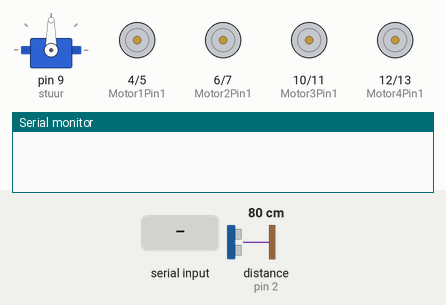
Bench run of a sketch on a simulated Arduino Uno, built with avr-gcc and run on an emulated ATmega328P. On the bench: servo, motor-driver pin pairs drawn as motors (green arrow = first pin HIGH = forward, orange = second pin HIGH = backward, longer = more drive), the last lines printed to the serial monitor. The test bench sets the inputs (shaded band); at power-on: distance to the obstacle (sensor on pin 2) 80 cm. The echo pulse lasts 58.3 µs per cm.

Above: at 1.2 s.
1.3 s: "30,150\n" received over Serial
At 2.5 s:
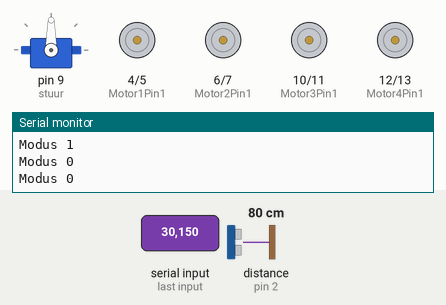
2.9 s: "1\n" received over Serial
At 3.5 s:
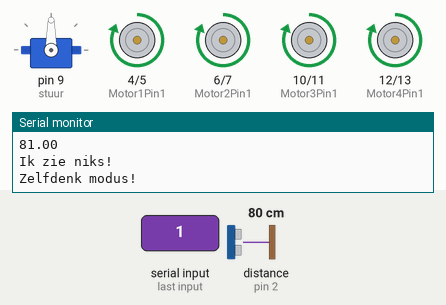
5.9 s: distance to the obstacle (sensor on pin 2) set to 22 cm
7.4 s: distance to the obstacle (sensor on pin 2) set to 17 cm
At 10.0 s:
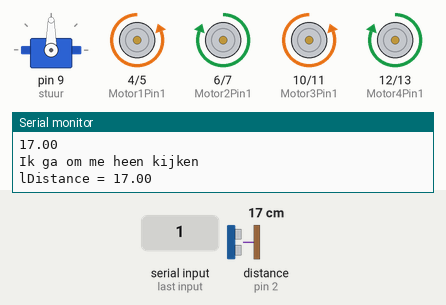
Timing chart, 0 to 11.4 s (numbered marks = the images above; inputs shaded):
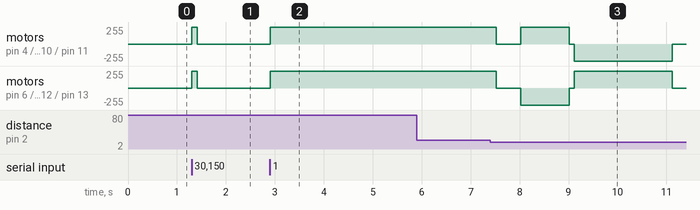

The sketch:

Robot.ino
```cpp
#include <NewPing.h> //Ultrasonic sensor lib
#include <Servo.h> //Servo lib

#define trigPin  3  //sensor triggerpin
#define echoPin  2  //sensor echopin


//motor 1 = rechtsvoor
//motor 2 = linksvoor
//motor 3 = rechtsachter
//motor 4 = linksachter
const int Motor1Pin1 = 4;
const int Motor1Pin2 = 5;
const int Motor2Pin1 = 6;
const int Motor2Pin2 = 7;

const int Motor3Pin1 = 10;
const int Motor3Pin2 = 11;
const int Motor4Pin1 = 12;
const int Motor4Pin2 = 13;
Servo stuur;  //servo object
int maxAfstand = 200; //max te meten afstand
NewPing ogen(trigPin, echoPin, maxAfstand); //sensor object


int stuursnelheid = 3;
float distance;
float fDistance; //afstand voorkant
float lDistance; //afstand links
float rDistance; //afstand rechts

int pos = 90;

int modus;

/////////SETUP/////////
void setup(){
  pinMode(echoPin, INPUT);
  pinMode(trigPin, OUTPUT);
  pinMode(Motor1Pin1, OUTPUT);
  pinMode(Motor1Pin2, OUTPUT);
  pinMode(Motor2Pin1, OUTPUT);
  pinMode(Motor2Pin2, OUTPUT);
  pinMode(Motor3Pin1, OUTPUT);
  pinMode(Motor3Pin2, OUTPUT);
  pinMode(Motor4Pin1, OUTPUT);
  pinMode(Motor4Pin2, OUTPUT);

  stuur.attach(9);
  stuur.write(90);

  Serial.begin(9600);
}
////LOOP/////////
void loop(){
  while(Serial.available()) {
    int readSerial = Serial.read() - '0';
    if(readSerial == 1){
      modus = 1;
    } else if(readSerial == 2){
      modus = 2;
    } else if (readSerial == 3){
      modus = 3;
    } else if(readSerial == 0){
      modus = 0;
    }
    Serial.print("Modus ");
    Serial.println(modus);

  }
    ////MODUS 1/////
    if(modus == 1){
      Serial.println("Zelfdenk modus!");
      stopDriving();
      driveForward();
      kijken();
      fDistance = distance;
      Serial.println(distance);
      //als hij 20cm van de muur af is
      if(fDistance < 20){
        Serial.println("Ik ga om me heen kijken ");
        //stop met rijden voor 2 sec
        stopDriving();
        delay(500);
        //draai naar links voor 1 sec
        turnLeft();
        delay(1000);
        stopDriving();
        //doe meting 1
        kijken();
        lDistance = distance;
        Serial.print("lDistance = ");
        Serial.println(lDistance);

        //draai nnar recht voor 2 sec
        turnRight();
        delay(2000);
        stopDriving();
        //doe meting 2
        kijken();
        rDistance = distance;
        Serial.print("rDistance = ");
        Serial.println(rDistance);

        delay(500);
        //als meting 1 en 2 kleiner zijn dan 30cm draai 180 graden linksom
        if(lDistance <= 30 && rDistance <= 30){
          Serial.println("Ik ga omdraaien!");
          turnLeft();
          delay(3000);
        }
        //als meting 1 kleiner is dan meting 2 ga rechtdoor
        if(lDistance < rDistance){
          Serial.println("Ik ga rechts!");
          driveForward();
        //als meting 2 kleiner is dan meting 1 draai weer terug naar links voor 2 sec en ga rechtdoor
        } else if(rDistance < lDistance){
          Serial.println("Ik ga links!");
          turnLeft();
          delay(2000);
          driveForward();
        }
        //als de afstand tussen 20 en 40cm in zit
      } else {
        Serial.println("Ik zie niks!");
        driveForward();
      }
      ///////MODUS 2///////
    } else if(modus == 2){
      //hier komt de code voor bestuurbaar maken via de Serial. Bluetooth of met kabel.
      stopDriving();

      while(Serial.available() > 0){

        int readDirection = Serial.read() - '0';
        //char readDirectionChar = char(readDirection);
        int realDirection = readDirection + 48;
        //Serial.print("realDirection = ");
        //Serial.println(realDirection);


        if(realDirection == 'W'){
          Serial.println("RC: Vooruit");
          driveForward();
          delay(100);
          while (Serial.available() == 0);

        }
        if(realDirection == 'S'){
          Serial.println("RC: Achteruit");
          driveBackward();
          delay(100);
          while (Serial.available() == 0);

        }

        if(realDirection == 'A'){
          Serial.println("RC: Turn links");
          turnLeft();
          delay(100);

          while (Serial.available() == 0);
        }
        if(realDirection == 'D'){
          Serial.println("RC: Turn Rechts");
          turnRight();
          delay(100);
          while (Serial.available() == 0);
        }
        if(realDirection == 'R'){
          Serial.println("RC: Stuur rechtdoor");
          stuurRechtdoor();
          while (Serial.available() == 0);
        }
        if(realDirection == 'F'){
          Serial.println("RC: Stop");
          stopDriving();
          delay(100);
          while (Serial.available() == 0);
        }
        if (realDirection >= 140 && realDirection <= 240){
          realDirection = realDirection - 100;
          Serial.print("RC stuur pos: ");
          Serial.println(realDirection);
          stuur.write(realDirection);
          while (Serial.available() == 0);
        }

        if(realDirection == '0') {
          modus = 0;
        }
      }
      ///////MODUS 3///////
    } else if(modus == 3){
      // hier de code voor IR remote besturing
      stopDriving();
      ///////MODUS 0///////
    } else if(modus == 0){
      //stop alles
      stopDriving();
    }

}
////////////////EINDE LOOP/////////////
///////////////FUNCTIES////////////////
void driveForward(){
  driveFrontWeelsForward();
  driveRearWeelsForward();
}
void driveBackward(){
  driveFrontWeelsBackward();
  driveRearWeelsBackward();
}

void stopDriving(){
  stopFrontWeels();
  stopRearWeels();

}


void driveFrontWeelsForward(){
  digitalWrite(Motor1Pin2, LOW);
  digitalWrite(Motor1Pin1, HIGH);
  digitalWrite(Motor2Pin2, LOW);
  digitalWrite(Motor2Pin1, HIGH);
}

void driveFrontWeelsBackward(){
  digitalWrite(Motor1Pin1, LOW);
  digitalWrite(Motor1Pin2, HIGH);
  digitalWrite(Motor2Pin1, LOW);
  digitalWrite(Motor2Pin2, HIGH);
}

void driveFrontRightForward(){
  digitalWrite(Motor1Pin2, LOW);
  digitalWrite(Motor1Pin1, HIGH);
  digitalWrite(Motor2Pin2, LOW);
  digitalWrite(Motor2Pin1, LOW);
}

void driveFrontRightBackward(){
  digitalWrite(Motor1Pin2, HIGH);
  digitalWrite(Motor1Pin1, LOW);
  digitalWrite(Motor2Pin2, LOW);
  digitalWrite(Motor2Pin1, LOW);
}

void driveFrontLeftForward(){
  digitalWrite(Motor1Pin2, LOW);
  digitalWrite(Motor1Pin1, LOW);
  digitalWrite(Motor2Pin2, LOW);
  digitalWrite(Motor2Pin1, HIGH);
}

void driveFrontLeftBackward(){
  digitalWrite(Motor1Pin2, LOW);
  digitalWrite(Motor1Pin1, LOW);
  digitalWrite(Motor2Pin2, HIGH);
  digitalWrite(Motor2Pin1, LOW);
}
void stopFrontWeels(){
  digitalWrite(Motor1Pin2, LOW);
  digitalWrite(Motor1Pin1, LOW);
  digitalWrite(Motor2Pin1, LOW);
  digitalWrite(Motor2Pin2, LOW);
}

void driveRearWeelsForward(){
  digitalWrite(Motor3Pin2, LOW);
  digitalWrite(Motor3Pin1, HIGH);
  digitalWrite(Motor4Pin2, LOW);
  digitalWrite(Motor4Pin1, HIGH);
}

void driveRearWeelsBackward(){
  digitalWrite(Motor3Pin1, LOW);
  digitalWrite(Motor3Pin2, HIGH);
  digitalWrite(Motor4Pin1, LOW);
  digitalWrite(Motor4Pin2, HIGH);
}

void driveRearRightForward(){
  digitalWrite(Motor3Pin2, LOW);
  digitalWrite(Motor3Pin1, HIGH);
  digitalWrite(Motor4Pin2, LOW);
  digitalWrite(Motor4Pin1, LOW);
}

void driveRearRightBackward(){
  digitalWrite(Motor3Pin2, HIGH);
  digitalWrite(Motor3Pin1, LOW);
  digitalWrite(Motor4Pin2, LOW);
  digitalWrite(Motor4Pin1, LOW);
}

void driveRearLeftForward(){
  digitalWrite(Motor3Pin2, LOW);
  digitalWrite(Motor3Pin1, LOW);
  digitalWrite(Motor4Pin2, LOW);
  digitalWrite(Motor4Pin1, HIGH);
}

void driveRearLeftBackward(){
  digitalWrite(Motor3Pin2, LOW);
  digitalWrite(Motor3Pin1, LOW);
  digitalWrite(Motor4Pin2, HIGH);
  digitalWrite(Motor4Pin1, LOW);
}
void stopRearWeels(){
  digitalWrite(Motor3Pin2, LOW);
  digitalWrite(Motor3Pin1, LOW);
  digitalWrite(Motor4Pin1, LOW);
  digitalWrite(Motor4Pin2, LOW);
}

void driveLeftWeelsForward(){
  digitalWrite(Motor2Pin1, HIGH);
  digitalWrite(Motor2Pin2, LOW);
  digitalWrite(Motor4Pin1, HIGH);
  digitalWrite(Motor4Pin2, LOW);
}

void driveRightWeelsForward(){
  digitalWrite(Motor1Pin2, LOW);
  digitalWrite(Motor1Pin1, HIGH);
  digitalWrite(Motor3Pin2, LOW);
  digitalWrite(Motor3Pin1, HIGH);
}

void driveLeftWeelsBackward(){
  digitalWrite(Motor2Pin2, HIGH);
  digitalWrite(Motor2Pin1, LOW);
  digitalWrite(Motor4Pin2, HIGH);
  digitalWrite(Motor4Pin1, LOW);
}

void driveRightWeelsBackward(){
  digitalWrite(Motor1Pin1, LOW);
  digitalWrite(Motor1Pin2, HIGH);
  digitalWrite(Motor3Pin1, LOW);
  digitalWrite(Motor3Pin2, HIGH);
}


void turnLeft(){
  stuurRechtdoor();
  digitalWrite(Motor1Pin2, LOW);
  digitalWrite(Motor1Pin1, HIGH);
  digitalWrite(Motor3Pin2, LOW);
  digitalWrite(Motor3Pin1, HIGH);
  digitalWrite(Motor2Pin2, HIGH);
  digitalWrite(Motor2Pin1, LOW);
  digitalWrite(Motor4Pin2, HIGH);
  digitalWrite(Motor4Pin1, LOW);
}
void turnRight(){
  stuurRechtdoor();

  digitalWrite(Motor1Pin1, LOW);
  digitalWrite(Motor1Pin2, HIGH);
  digitalWrite(Motor3Pin1, LOW);
  digitalWrite(Motor3Pin2, HIGH);
  digitalWrite(Motor2Pin1, HIGH);
  digitalWrite(Motor2Pin2, LOW);
  digitalWrite(Motor4Pin1, HIGH);
  digitalWrite(Motor4Pin2, LOW);
}

void stuurLinks(){
  int _pos = getPos();

  for(pos = _pos; pos <= 140; pos = pos + stuursnelheid){
    stuur.write(pos);
    setPos(pos);
    delay(15);
  }
}

void stuurRechts(){
  int _pos = getPos();
  for(pos = _pos; pos >= 40; pos = pos - stuursnelheid){
    stuur.write(pos);
    setPos(pos);
    delay(15);
  }
}
void stuurRechtdoor(){
  int _pos = getPos();
  if(_pos < 90){
    for(pos = _pos; pos < 89; pos = pos + stuursnelheid){
      stuur.write(pos);
      setPos(pos);
      delay(15);
    }
  } else if (_pos > 90){
    for(pos = _pos; pos > 91; pos = pos - stuursnelheid){
      stuur.write(pos);
      setPos(pos);
      delay(15);
    }
  }
}

void kijken(){

  int duration;
  duration = ogen.ping();
  distance = duration / US_ROUNDTRIP_CM;
  if(distance == 0){
    distance = 200;
  }

  delay(100);
}
void setPos(int _pos){
  pos = _pos;
}

int getPos(){
  return pos;
}
```

Measured:
- the behaviour switches between 20 and 19 cm on distance to the obstacle (sensor on pin 2) (found by bisection; images 2 and 3)
- after the input at 1.3 s, motor on pin 4 (Motor1Pin1) / pin 5 (Motor1Pin2), motor on pin 6 (Motor2Pin1) / pin 7 (Motor2Pin2), motor on pin 10 (Motor3Pin1) / pin 11 (Motor3Pin2), motor on pin 12 (Motor4Pin1) / pin 13 (Motor4Pin2): stopped → forward 255/255 at once, → stopped 0.11 s later
- after the input at 2.9 s, motor on pin 4 (Motor1Pin1) / pin 5 (Motor1Pin2), motor on pin 6 (Motor2Pin1) / pin 7 (Motor2Pin2), motor on pin 10 (Motor3Pin1) / pin 11 (Motor3Pin2), motor on pin 12 (Motor4Pin1) / pin 13 (Motor4Pin2): stopped → forward 255/255 at once
